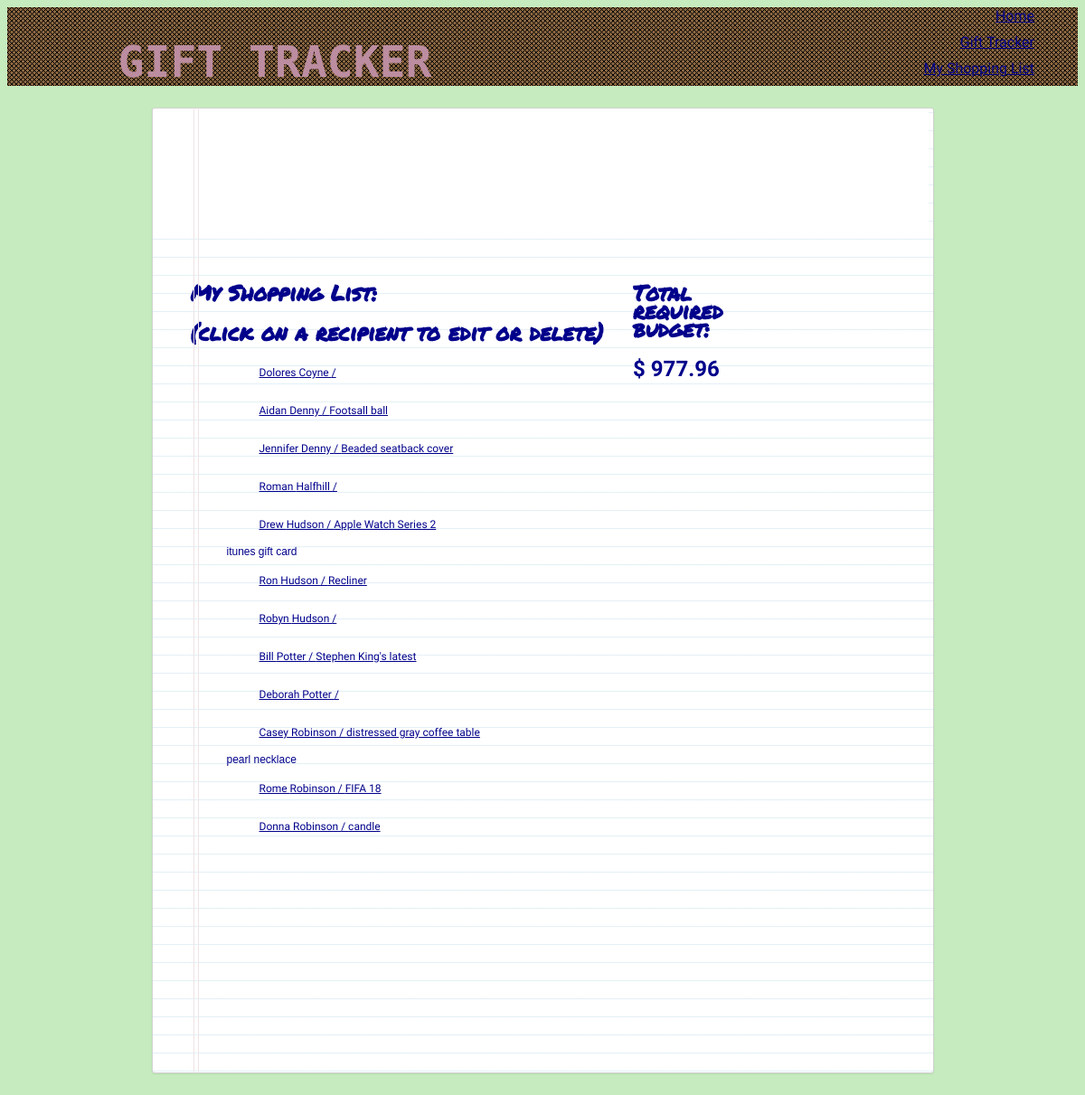
Before: /idea_tracker/shoppinglist/ with the older database file.
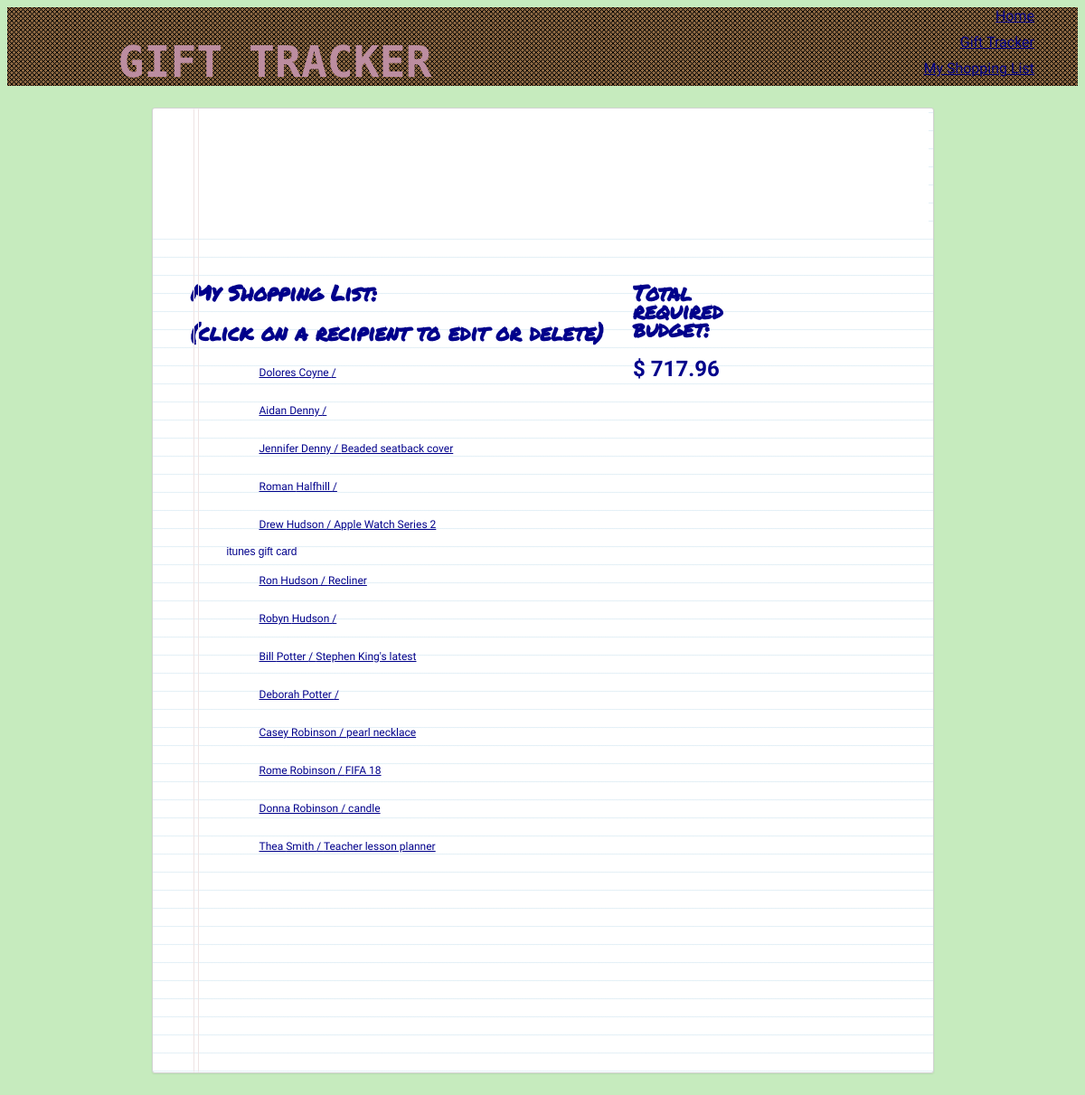
After: the same page with the newer database file.
### idea_tracker/models.py (models this page shows, shortened)
class Recipient(models.Model):
    first_name = models.CharField(max_length=30)
    last_name = models.CharField(max_length=30)
    birthday = models.CharField(max_length=10, blank=True)
    notes = models.TextField(max_length=255, blank=True)
    def get_absolute_url(self):
        return reverse('recipient_update_form', kwargs={'pk': self.pk})

class Gift(models.Model):
    name = models.CharField(max_length=30, blank=True)
    model_number = models.CharField(max_length=30, blank=True)
    price = models.DecimalField(default=0.00, decimal_places=2, max_digits=6)
    recipients = models.ManyToManyField(Recipient, blank=True)
    purchased = models.BooleanField(default=False)
    def __str__(self):
        return "{}".format(self.name)

### idea_tracker/views.py (the view)
def shopping_list(request):
    recipients = models.Recipient.objects.prefetch_related('gift_set').all().order_by('last_name')
    gift_list = models.Gift.objects.all()
    total = []
    for y in gift_list:
        total.append(y.price)
        total_price = sum(total)
    return render(request, 'idea_tracker/shoppinglist.html', {'recipients': recipients, 'total_price': total_price})

### idea_tracker/templates/idea_tracker/shoppinglist.html (shortened to what this page needs)
{% extends 'layout.html' %}
{% load static from staticfiles %}
{% block css %} <link rel="stylesheet" href="{% static '/css/shoppinglist.css' %}">{% endblock %}
    {% block content %}
<div class="paper">
    <article class="head"></article>
        <p>&nbsp;</p>
    <div class='container'>
        <div>
            <h3>My Shopping List:</h3>
            <h3 style='font-family: 'Kalam', cursive'>(click on a recipient to edit or delete)</h3>
                {% for name in recipients %}
                    <ul>
                        <li><a href="{{ name.get_absolute_url }}">{{ name.first_name }} {{ name.last_name }} /
                        {% for gift in name.gift_set.all %}
                         <span style='color:darkblue'>{{ gift }}</span></a></li>
                         {% endfor %}
                    </ul>
                {% endfor %}
        </div>
        <div>
            <h3>Total required budget:</h3>
            <h3 class='price'>$ {{ total_price }}</h3>
        </div>
    </div>
</div>
    {% endblock %}

Changed rows visible on the page:
removed Gift: name "Footsall ball", shown under Recipient "Aidan"
removed Gift: name "distressed gray coffee table", shown under Recipient "Casey"
added Recipient: first_name "Thea", last_name "Smith"
added Gift: name "Teacher lesson planner", shown under "Thea"
Other visible differences:
{{ total_price }}: "977.96" → "717.96"
